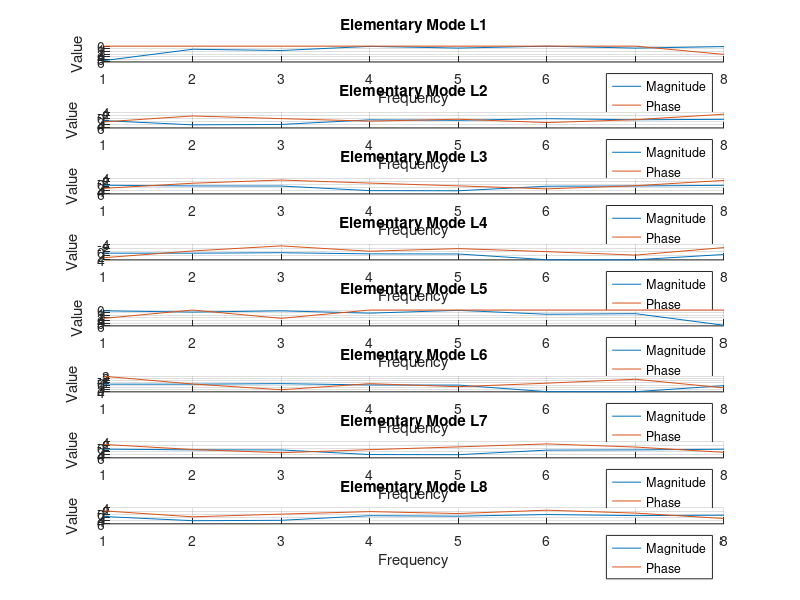

This chart was generated by the following MATLAB code:
% Define parameters and variables
n_pts = 8;
num_points = 8;
amplitude = 0.1;

% Generate x values
x = linspace(1, 8, 100) - 0.5;

% Create elementary modes
modes = zeros(n_pts, length(x));
for i = 1:n_pts
    if i == 1
        modes(i, :) = sin((pi/8) * x); % Half period
    else
        modes(i, :) = sin((pi/8 * i) * x);
    end
end

% Select 8 points from the modes
x_points = linspace(1, 8, num_points) - 0.5;

modes_points = zeros(n_pts, num_points);
for i = 1:n_pts
    modes_points(i, :) = interp1(x, modes(i, :), x_points);
end

% Add random values to each point
modes_points = modes_points + amplitude * (2 * rand(size(modes_points)) - 1);
modes_points(modes_points > 1) = 1;
modes_points(modes_points < -1) = -1;

modes_fft = fft(modes_points);


figure;
for i = 1:n_pts
    subplot(n_pts, 1, i);
    hold on;
    plot(abs(modes_fft(i, :)), 'color', '#0072BD', 'DisplayName', 'Magnitude');
    plot(angle(modes_fft(i, :)), 'color', '#D95319', 'DisplayName', 'Phase');
    hold off;
    xlim([1, num_points]);
    xlabel('Frequency');
    ylabel('Value');
    title(sprintf('Elementary Mode L%d', i));
    legend('show');
    grid on;
end
